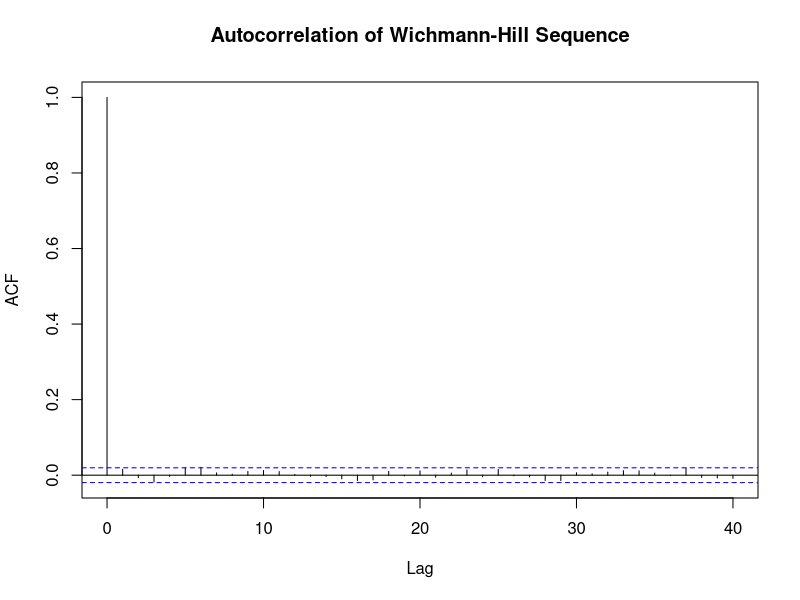
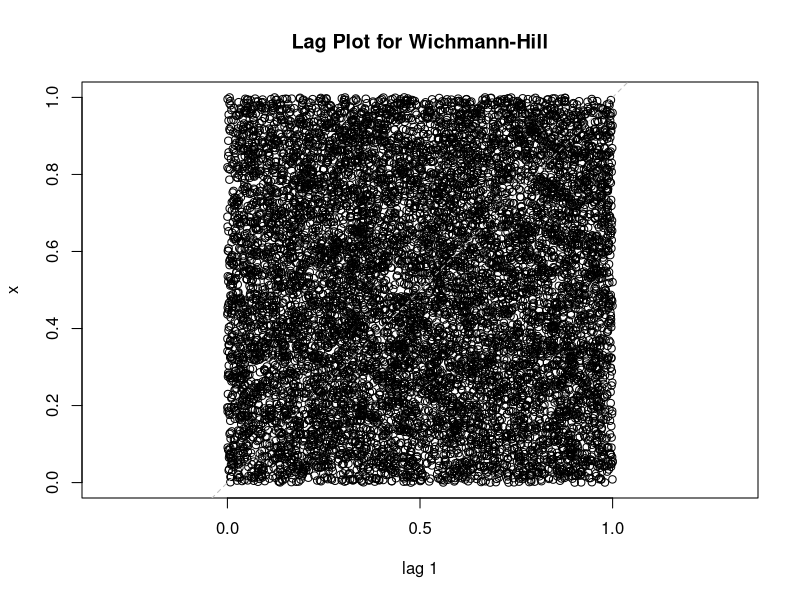

Generate these figures, in order, with R:
## ---- chunk 1
knitr::opts_chunk$set(echo = TRUE)
## ---- chunk 2
rng.chisq <- function(x, m=10) {
  Ob <- trunc(m * x) / m
  Ob <- table(Ob)
  p <- rep(1, m) / m
  Ex <- length(x) * p
  chisq <- sum((Ob - Ex)^2 / Ex)
  pvalue <- 1 - pchisq(chisq, m - 1)
  list(test.statistic = chisq, p.value = pvalue, df = m - 1)
}

perm.test <- function(u, k = 3) {
  if ((length(u) %% k) != 0) warning("Input sequence length is not a multiple of k")
  u <- matrix(u, nrow = k)  # split into n subsequences
  u <- data.frame(u)
  Obs <- table(sapply(u, function(x) paste(order(x), collapse = "")))
  n <- ncol(u)
  Exp <- n / factorial(k)
  x <- sum((Obs - Exp)^2 / Exp)
  pvalue <- 1 - pchisq(x, factorial(k) - 1) 
  list(test.statistic = x, p.value = pvalue, Observed = Obs, Expected = Exp)
}

wichmann.hill <- function(n, seed = c(1, 1, 1)) {
  s1 <- seed[1]
  s2 <- seed[2]
  s3 <- seed[3]
  u <- numeric(n)
  for (i in 1:n) {
    s1 <- (171 * s1) %% 30269
    s2 <- (172 * s2) %% 30307
    s3 <- (170 * s3) %% 30323
    u[i] <- (s1 / 30269 + s2 / 30307 + s3 / 30323) %% 1
  }
  u
}

set.seed(123)
x <- wichmann.hill(10000)
uniform_test <- rng.chisq(x, m = 10)
print(paste("result for uniformatiy:", uniform_test))
acf(x, main = "Autocorrelation of Wichmann-Hill Sequence")

k_values <- c(4, 5)
perm_results <- list()
for (k in k_values) {
  if (10000 %% k != 0) {
    warning(paste("10000 not multiple of", k, "- trimming data"))
    u_trim <- x[1:(10000 - (10000 %% k))]
  } else {
    u_trim <- x
  }
  perm_results[[as.character(k)]] <- perm.test(u_trim, k = k)
}
print(paste("permutation result:", perm_results))
lag.plot(x, lags = 1, do.lines = FALSE, main = "Lag Plot for Wichmann-Hill")
